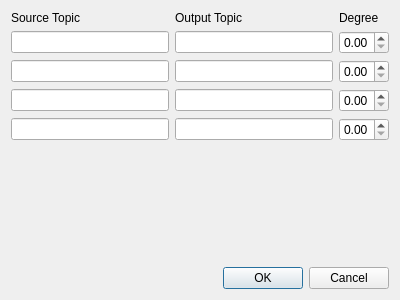
<?xml version="1.0" encoding="UTF-8"?>
<ui version="4.0">
 <class>RotateImage</class>
 <widget class="QWidget" name="RotateImage">
  <property name="geometry">
   <rect>
    <x>0</x>
    <y>0</y>
    <width>400</width>
    <height>300</height>
   </rect>
  </property>
  <property name="windowTitle">
   <string>Form</string>
  </property>
  <layout class="QVBoxLayout" name="verticalLayout">
   <item>
    <layout class="QGridLayout" name="gridLayout">
     <item row="2" column="2">
      <widget class="QDoubleSpinBox" name="doubleSpinBox_2">
       <property name="sizePolicy">
        <sizepolicy hsizetype="Maximum" vsizetype="Fixed">
         <horstretch>0</horstretch>
         <verstretch>0</verstretch>
        </sizepolicy>
       </property>
       <property name="maximumSize">
        <size>
         <width>50</width>
         <height>16777215</height>
        </size>
       </property>
      </widget>
     </item>
     <item row="0" column="1">
      <widget class="QLabel" name="outputtopic">
       <property name="text">
        <string>Output Topic</string>
       </property>
      </widget>
     </item>
     <item row="3" column="0">
      <widget class="QLineEdit" name="source_3"/>
     </item>
     <item row="1" column="1">
      <widget class="QLineEdit" name="output_1"/>
     </item>
     <item row="4" column="2">
      <widget class="QDoubleSpinBox" name="doubleSpinBox_4">
       <property name="sizePolicy">
        <sizepolicy hsizetype="Maximum" vsizetype="Fixed">
         <horstretch>0</horstretch>
         <verstretch>0</verstretch>
        </sizepolicy>
       </property>
       <property name="maximumSize">
        <size>
         <width>50</width>
         <height>16777215</height>
        </size>
       </property>
      </widget>
     </item>
     <item row="3" column="1">
      <widget class="QLineEdit" name="output_3"/>
     </item>
     <item row="3" column="2">
      <widget class="QDoubleSpinBox" name="doubleSpinBox_3">
       <property name="sizePolicy">
        <sizepolicy hsizetype="Maximum" vsizetype="Fixed">
         <horstretch>0</horstretch>
         <verstretch>0</verstretch>
        </sizepolicy>
       </property>
       <property name="maximumSize">
        <size>
         <width>50</width>
         <height>16777215</height>
        </size>
       </property>
      </widget>
     </item>
     <item row="4" column="0">
      <widget class="QLineEdit" name="source_4"/>
     </item>
     <item row="4" column="1">
      <widget class="QLineEdit" name="output_4"/>
     </item>
     <item row="2" column="0">
      <widget class="QLineEdit" name="source_2"/>
     </item>
     <item row="1" column="0">
      <widget class="QLineEdit" name="source_1"/>
     </item>
     <item row="2" column="1">
      <widget class="QLineEdit" name="output_2"/>
     </item>
     <item row="1" column="2">
      <widget class="QDoubleSpinBox" name="doubleSpinBox">
       <property name="sizePolicy">
        <sizepolicy hsizetype="Maximum" vsizetype="Fixed">
         <horstretch>0</horstretch>
         <verstretch>0</verstretch>
        </sizepolicy>
       </property>
       <property name="maximumSize">
        <size>
         <width>50</width>
         <height>16777215</height>
        </size>
       </property>
      </widget>
     </item>
     <item row="0" column="2">
      <widget class="QLabel" name="degree">
       <property name="text">
        <string>Degree</string>
       </property>
      </widget>
     </item>
     <item row="0" column="0">
      <widget class="QLabel" name="sourcetopic">
       <property name="text">
        <string>Source Topic</string>
       </property>
      </widget>
     </item>
    </layout>
   </item>
   <item>
    <spacer name="verticalSpacer">
     <property name="orientation">
      <enum>Qt::Vertical</enum>
     </property>
     <property name="sizeHint" stdset="0">
      <size>
       <width>20</width>
       <height>40</height>
      </size>
     </property>
    </spacer>
   </item>
   <item>
    <widget class="QDialogButtonBox" name="buttonBox">
     <property name="standardButtons">
      <set>QDialogButtonBox::Cancel|QDialogButtonBox::Ok</set>
     </property>
    </widget>
   </item>
  </layout>
 </widget>
 <resources/>
 <connections/>
</ui>
